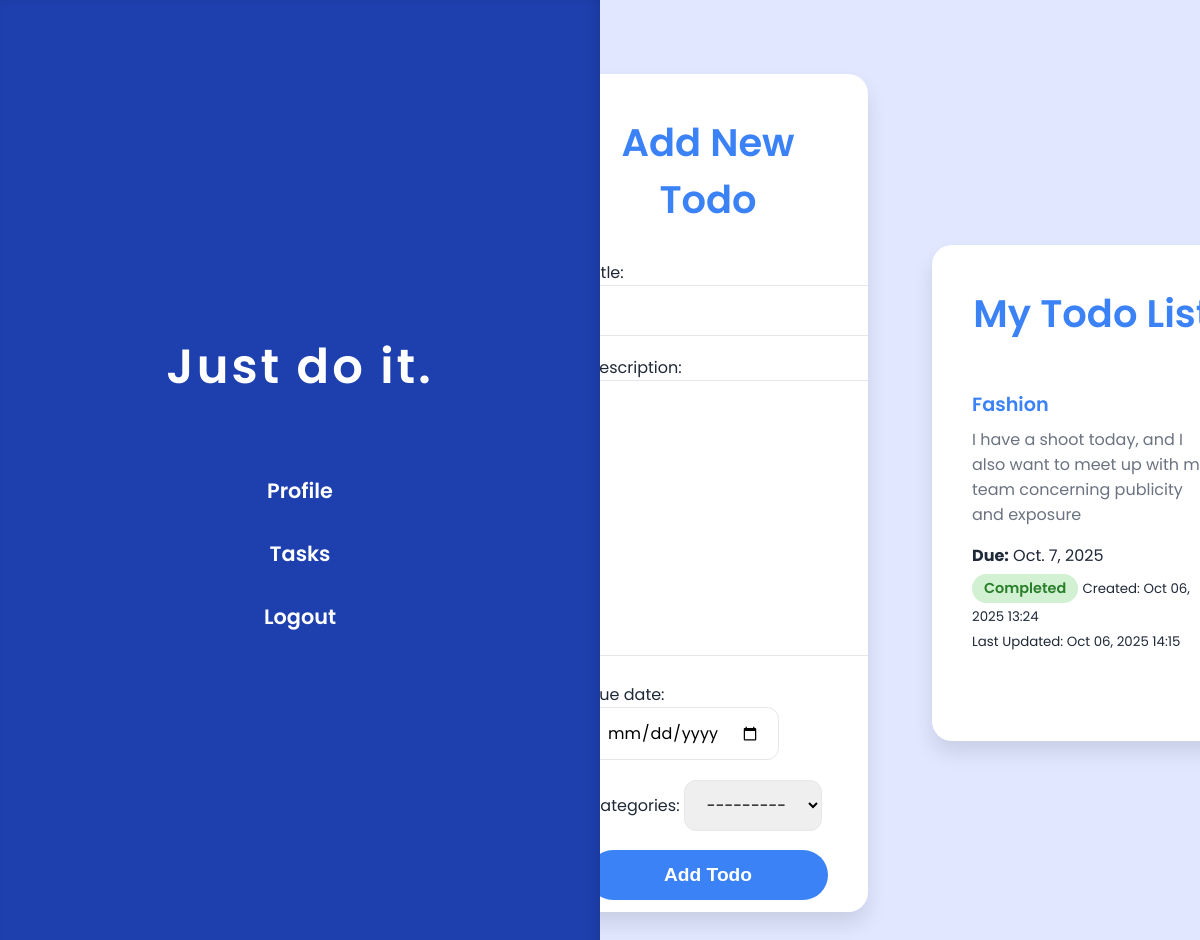
The page / (signed in) on the database as committed earlier.
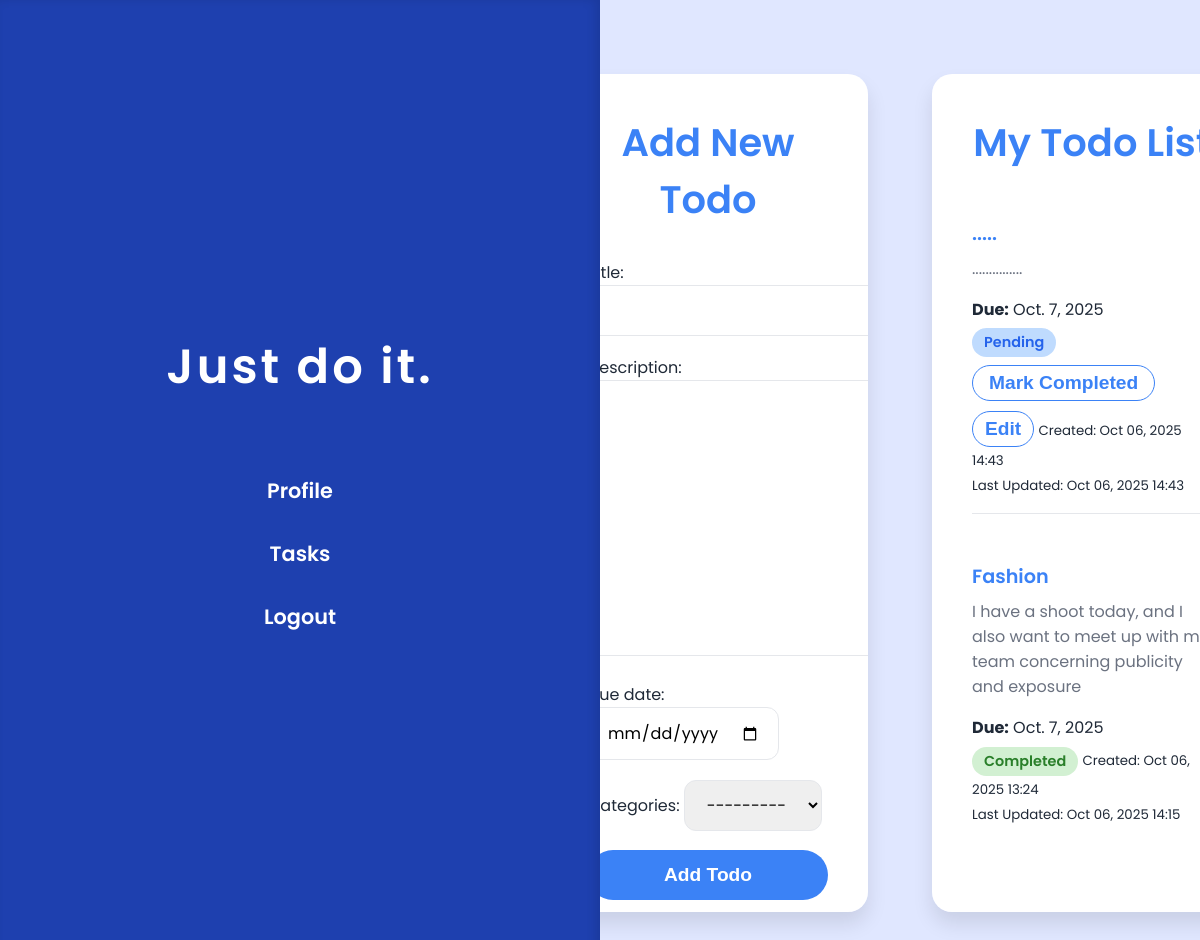
The same page on the database as committed later.
### todos/models.py (models this page shows, shortened)
class Todo(models.Model):
    user = models.ForeignKey(settings.AUTH_USER_MODEL, on_delete=models.CASCADE, default=1)  # linked to user
    title = models.CharField(max_length=200)  # task title
    description = models.TextField()  # task description
    completed = models.BooleanField(default=False)  # completion status
    created_at = models.DateTimeField(auto_now_add=True)  # set once on creation
    updated_at = models.DateTimeField(auto_now=True)  # auto-updated on save
    due_date = models.DateField(null=True, blank=True)  # optional due date
    categories = models.ForeignKey('Categories', on_delete=models.SET_NULL, related_name='todos', null=True, blank=True)  # optional category

### todos/views.py (the view)
# urls.py: 2. Add a URL to urlpatterns:  path('', views.home, name='home')
def home(request):
    if not request.user.is_authenticated:
        return redirect('login')
    if request.method == 'POST':
        form = TodoForm(request.POST)
        if form.is_valid():
            todo = form.save(commit=False)
            todo.user = request.user
            todo.save()
            return redirect('home')
    else:
        form = TodoForm()
    todos = Todo.objects.filter(user=request.user).order_by('-created_at')
    categories = Category.objects.all()
    return render(request, 'todos/home.html', {
        'form': form,
        'todos': todos,
        'categories': categories,
        'today': date.today()
    })

### todos/forms.py
class TodoForm(forms.ModelForm):
    class Meta:
        model = Todo
        fields = ['title', 'description', 'due_date', 'categories']
        exclude = ['user']
        widgets = {
            'due_date': forms.DateInput(attrs={'type': 'date'}),
        }

### todos/models.py (called while the page is built)
    def __str__(self):
        return self.name

### todos/templates/todos/home.html (shortened to what this page needs)
<!DOCTYPE html>
<html lang="en">
<head>
</head>
<body>
  <div class="sidebar">
    <h2>Just do it.</h2>
    <nav>
      <a href="{% url 'profile' %}">Profile</a>
      <a href="{% url 'task_list' %}">Tasks</a>
      <a href="{% url 'logout' %}">Logout</a>
    </nav>
  </div>
  <div class="main-content">
    <section class="card add-todo-form-section">
      <h1>Add New Todo</h1>
      <form method="POST" class="add-todo-form">
        {{ form.as_p }}
        <button type="submit">Add Todo</button>
      </form>
    </section>
    <section class="card todo-list">
      <h1>My Todo List</h1>
      <ul>
        {% for todo in todos %}
          <li class="todo-item">
            <div class="todo-header">
              <span class="todo-title">{{ todo.title }}</span>
            </div>
            <div class="todo-description">{{ todo.description }}</div>
            {% if todo.due_date %}
              <p><strong>Due:</strong> {{ todo.due_date }}</p>
            {% endif %}
            <span class="status {% if todo.completed %}completed{% else %}pending{% endif %}">
              {% if todo.completed %}
                Completed
              {% else %}
                Pending
              {% endif %}
            </span>
            {% if not todo.completed %}
              <form method="POST" action="{% url 'mark_completed' todo.id %}" class="mark-completed-form">
                <button type="submit">Mark Completed</button>
              </form>
              <button class="edit-btn" onclick="toggleEditForm({{ todo.id }})">Edit</button>
            {% endif %}
            <small>Created: {{ todo.created_at|date:"M d, Y H:i" }}</small><br/>
            <small>Last Updated: {{ todo.updated_at|date:"M d, Y H:i" }}</small>
          </li>
        {% empty %}
          <li>No todos yet.</li>
        {% endfor %}
      </ul>
    </section>
  </div>
</body>
</html>

Rows that differ between the two databases and show on the page:
added Todo: title ".....", description "...............", due_date "Oct. 7, 2025", completed "Pending", created_at "Oct 06, 2025 14:43", updated_at "Oct 06, 2025 14:43"
